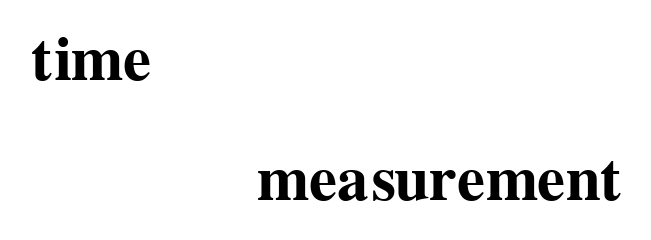

The notebook cell this image was saved under:
### Code cell
alt.Chart(sos_hourly).transform_filter(
    alt.FieldOneOfPredicate(
        'measurement', 
        ['w_tc_', 'w_h2o_', 'u_w_']
    )
).mark_line().encode(
    alt.X('value:Q', sort='-y'),
    alt.Y('height:Q'),
    alt.Color('measurement:N'),
    alt.Facet('time:T', columns=8, header=alt.Header(format="%m/%d %H:00", formatType='time'))
).properties(
    width=100, 
    height=100
)

### Figure 1 — Vega-Lite specification as saved in the notebook (floating-point values rounded to 4 significant figures)
{"config": {"view": {"continuousWidth": 400, "continuousHeight": 300}}, "data": {"name": "data-d751713988987e9331980363e24189ce"}, "mark": "line", "encoding": {"color": {"field": "measurement", "type": "nominal"}, "facet": {"columns": 8, "field": "time", "header": {"format": "%m/%d %H:00", "formatType": "time"}, "type": "temporal"}, "x": {"field": "value", "sort": "-y", "type": "quantitative"}, "y": {"field": "height", "type": "quantitative"}}, "height": 100, "transform": [{"filter": {"field": "measurement", "oneOf": ["w_tc_", "w_h2o_", "u_w_"]}}], "width": 100, "$schema": "https://vega.github.io/schema/vega-lite/v4.17.0.json", "datasets": {"data-d751713988987e9331980363e24189ce": []}}
